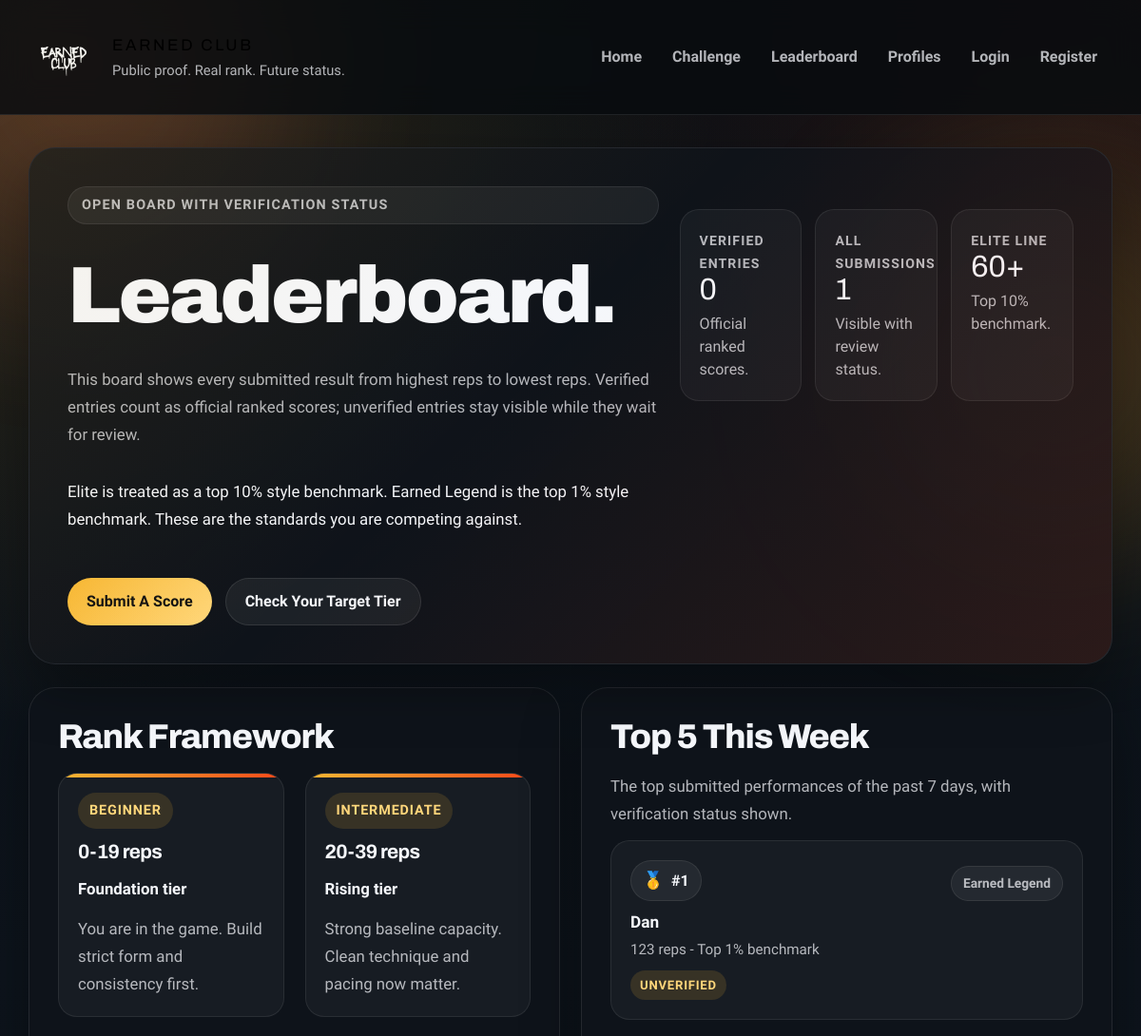
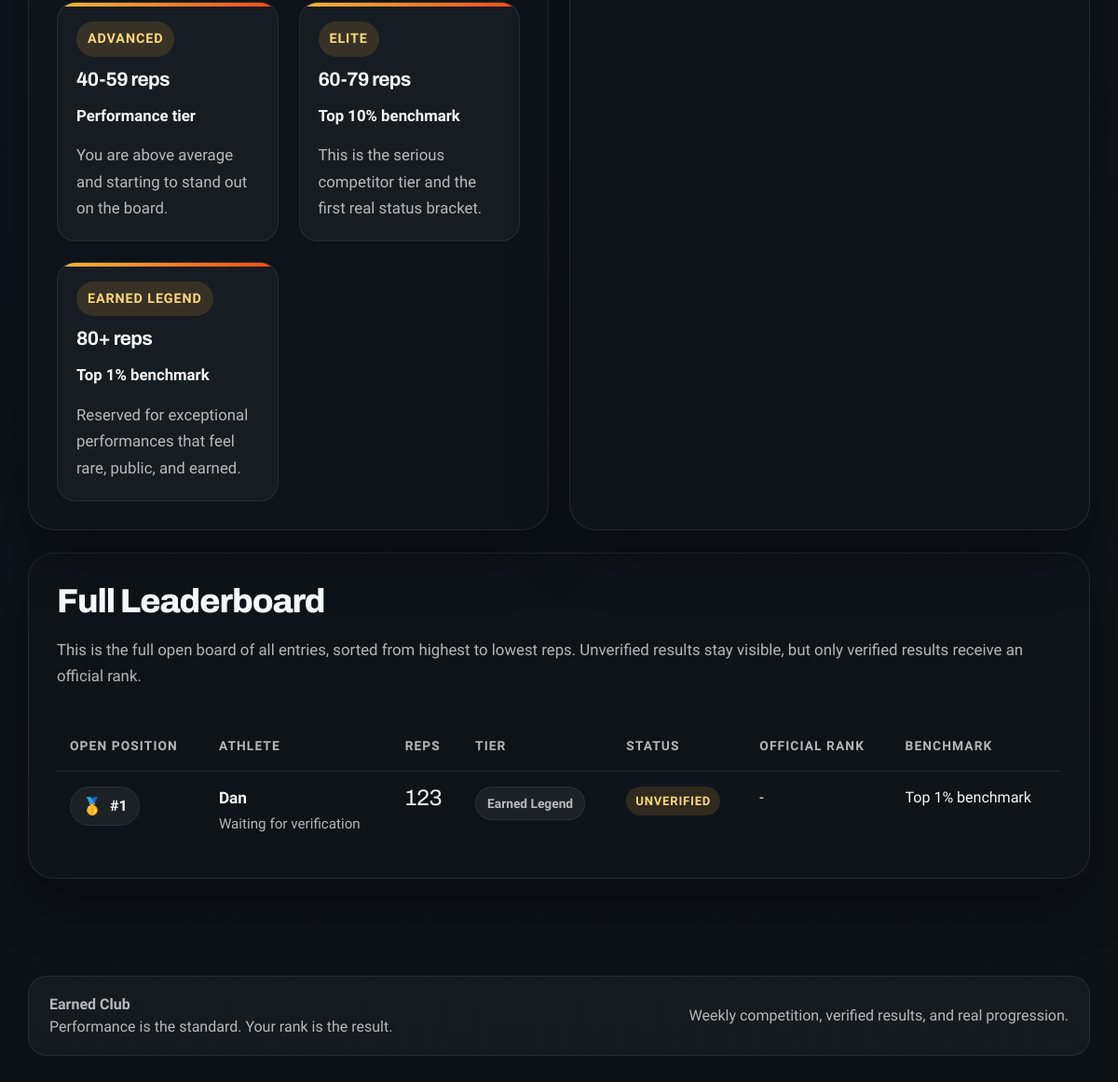
The app's page /leaderboard/, older data (2 pictures, top to bottom).
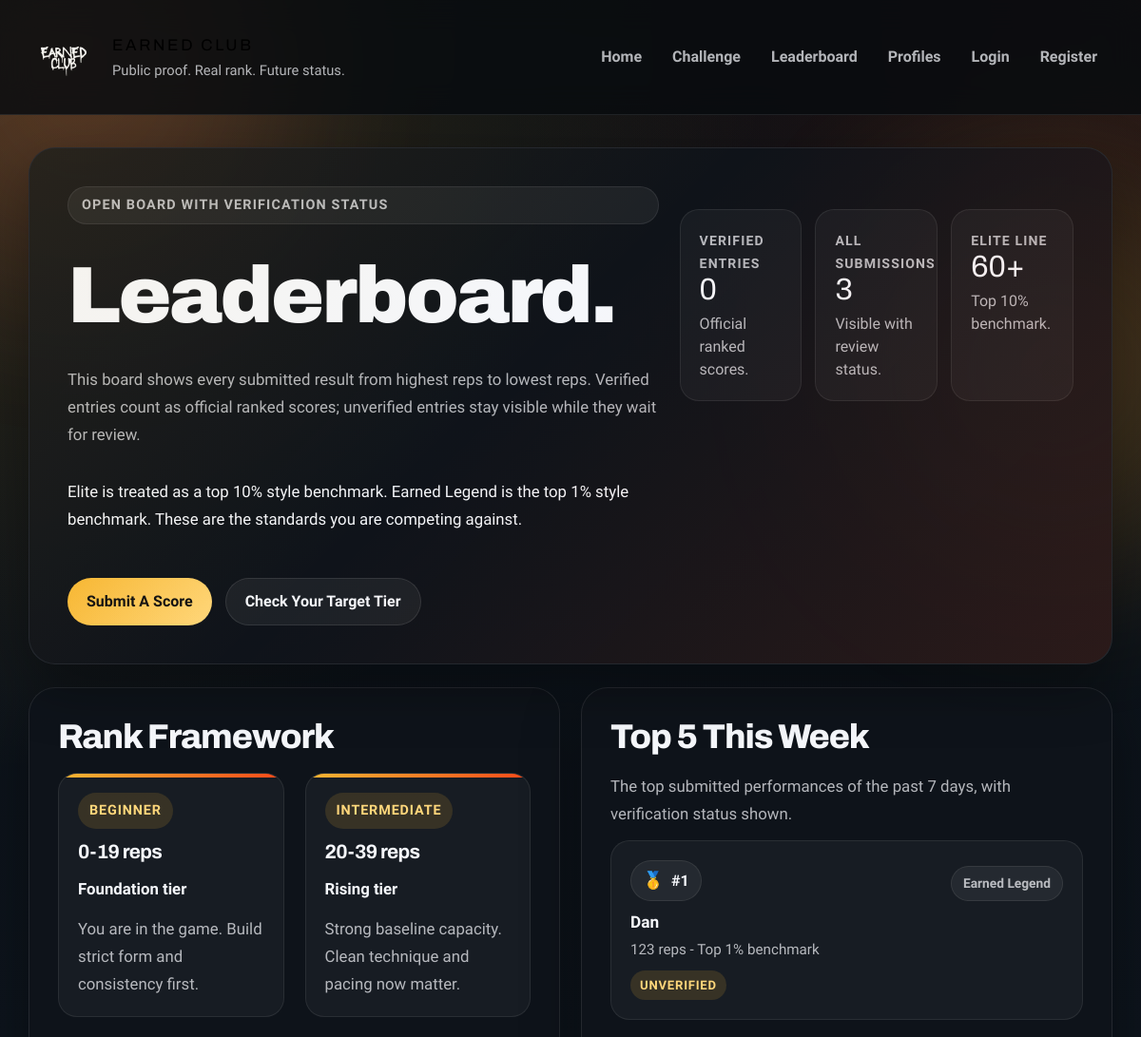
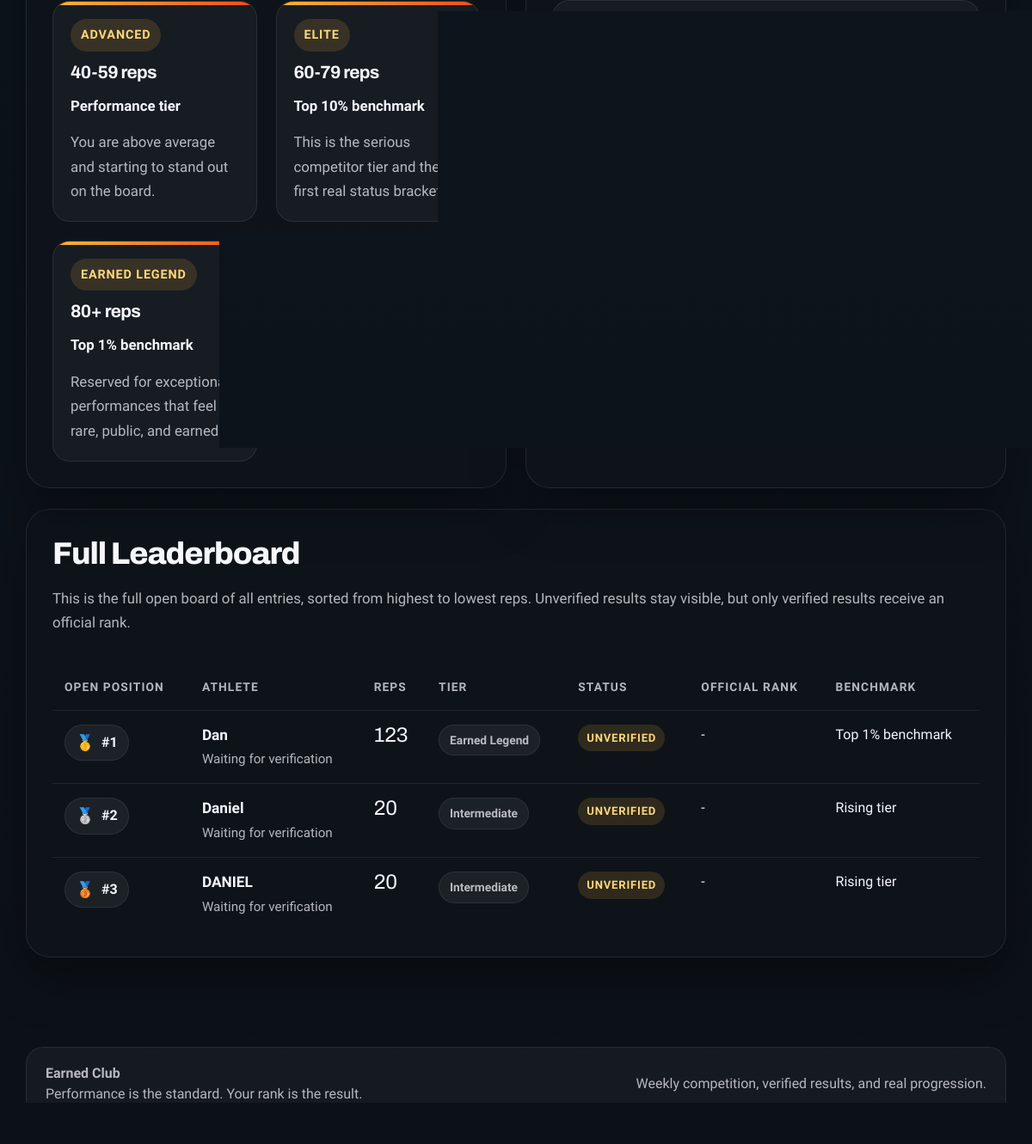
The same page, newer data (2 pictures, top to bottom).
### main/models.py (models this page shows, shortened)
class Submission(models.Model):
    STATUS_PENDING = "pending"
    STATUS_VERIFIED = "verified"
    STATUS_REJECTED = "rejected"
    STATUS_CHOICES = [
        (STATUS_PENDING, "Pending"),
        (STATUS_VERIFIED, "Verified"),
        (STATUS_REJECTED, "Rejected"),
    ]
    user = models.ForeignKey(User, null=True, blank=True, on_delete=models.SET_NULL)
    name = models.CharField(max_length=100)
    email = models.EmailField(blank=True)
    reps = models.IntegerField()
    video_link = models.URLField(blank=True)
    verified = models.BooleanField(default=False)
    status = models.CharField(max_length=16, choices=STATUS_CHOICES, default=STATUS_PENDING)
    created_at = models.DateTimeField(auto_now_add=True)
    class Meta:
        ordering = ("-reps", "created_at")
    @property
    def public_status_label(self):
        if self.status == self.STATUS_VERIFIED:
            return "Verified"
        if self.status == self.STATUS_REJECTED:
            return "Rejected"
        return "Unverified"
    @property
    def rank_tier(self):
        return get_rank_tier(self.reps)
    @property
    def rank_name(self):
        return self.rank_tier["name"]
    @property
    def benchmark_label(self):
        return self.rank_tier["benchmark"]

### main/views.py (the view)
# urls.py: path("leaderboard/", views.leaderboard, name="leaderboard"),
def leaderboard(request):
    verified_submissions = list(verified_submission_queryset())
    public_submissions = list(public_submission_queryset())
    weekly_cutoff = get_weekly_window()
    weekly_submissions = [
        submission for submission in public_submissions if submission.created_at >= weekly_cutoff
    ]
    context = {
        "leaderboard_rows": build_leaderboard_rows(public_submissions),
        "weekly_rows": build_leaderboard_rows(weekly_submissions)[:5],
        "rank_tiers": RANK_TIERS,
        "verified_count": len(verified_submissions),
        "submission_count": len(public_submissions),
    }
    return render(request, "leaderboard.html", context)

### main/models.py (called while the page is built)
def get_rank_tier(reps):
    for tier in RANK_TIERS:
        max_reps = tier["max_reps"]
        if reps >= tier["min_reps"] and (max_reps is None or reps <= max_reps):
            return tier
    return RANK_TIERS[0]

### main/views.py (called while the page is built)
def build_leaderboard_rows(submissions):
    rows = []
    for index, submission in enumerate(submissions, start=1):
        profile = None
        if submission.user_id:
            profile = getattr(submission.user, "profile", None)
        verified_position = None
        if submission.status == Submission.STATUS_VERIFIED:
            verified_position = verified_submission_queryset().filter(reps__gt=submission.reps).count() + 1
        rows.append(
            {
                "position": index,
                "medal_place": index if index <= 3 else None,
                "verified_position": verified_position,
                "submission": submission,
                "profile": profile,
            }
        )
    return rows

def verified_submission_queryset():
    return Submission.objects.filter(status=Submission.STATUS_VERIFIED)

def public_submission_queryset():
    return Submission.objects.all()

### main/templates/leaderboard.html (shortened to what the changed rows need)
{% extends "base.html" %}
{% block content %}
<section class="hero-card" style="margin-bottom: 24px;">
    <div class="content-split">
        <div class="stack">
            <h1>Leaderboard.</h1>
        </div>
        <div class="stack">
            <div class="stat-grid">
                <div class="stat-card">
                    <span class="kicker">All submissions</span>
                    <span class="stat-value">{{ submission_count }}</span>
                    <div class="muted">Visible with review status.</div>
                </div>
            </div>
        </div>
    </div>
</section>
<section class="grid-2">
    <div class="card-dark">
        <h2>Rank Framework</h2>
        <div class="grid-2">
            {% for tier in rank_tiers %}
                <div class="rank-card">
                    <div class="rank-name">{{ tier.name }}</div>
                    <h3>{{ tier.min_reps }}{% if tier.max_reps %}-{{ tier.max_reps }}{% else %}+{% endif %} reps</h3>
                    <p><strong>{{ tier.benchmark }}</strong></p>
                    <p class="muted" style="margin-bottom: 0;">{{ tier.description }}</p>
                </div>
            {% endfor %}
        </div>
    </div>
    <div class="card-dark">
        <h2>Top 5 This Week</h2>
        {% if weekly_rows %}
            <div class="stack">
                {% for row in weekly_rows %}
                    <div class="leaderboard-card">
                        <div class="section-spread" style="margin-bottom: 10px;">
                            <div class="position-pill">
                                {% if row.medal_place == 1 %}<span class="medal">&#129351;</span>{% endif %}
                                <span>#{{ row.position }}</span>
                            </div>
                            <div class="tag-pill">{{ row.submission.rank_name }}</div>
                        </div>
                        <div class="submission-name">
                            {% if row.profile %}
                                <a href="{% url 'athlete_profile' row.profile.slug %}">{{ row.submission.name }}</a>
                            {% else %}
                                {{ row.submission.name }}
                            {% endif %}
                        </div>
                        <div class="submission-meta">{{ row.submission.reps }} reps - {{ row.submission.benchmark_label }}</div>
                        <span class="status-pill {{ row.submission.status }}" style="margin-top: 10px;">{{ row.submission.public_status_label }}</span>
                    </div>
                {% endfor %}
            </div>
        {% else %}
            <p>No submissions from the last 7 days yet.</p>
        {% endif %}
    </div>
</section>
<section class="card-dark">
    <div class="section-spread">
        <div>
            <h2>Full Leaderboard</h2>
        </div>
    </div>
    {% if leaderboard_rows %}
        <table class="leaderboard-table">
            <thead>
                <tr>
                    <th>Open position</th>
                    <th>Athlete</th>
                    <th>Reps</th>
                    <th>Tier</th>
                    <th>Status</th>
                    <th>Official rank</th>
                    <th>Benchmark</th>
                </tr>
            </thead>
            <tbody>
                {% for row in leaderboard_rows %}
                    <tr>
                        <td>
                            <span class="position-pill">
                                {% if row.medal_place == 1 %}<span class="medal">&#129351;</span>{% endif %}
                                {% if row.medal_place == 2 %}<span class="medal">&#129352;</span>{% endif %}
                                {% if row.medal_place == 3 %}<span class="medal">&#129353;</span>{% endif %}
                                #{{ row.position }}
                            </span>
                        </td>
                        <td>
                            <div class="submission-name">
                                {% if row.profile %}
                                    <a href="{% url 'athlete_profile' row.profile.slug %}">{{ row.submission.name }}</a>
                                {% else %}
                                    {{ row.submission.name }}
                                {% endif %}
                            </div>
                            <div class="submission-meta">
                                {% if row.verified_position %}
                                    Official rank #{{ row.verified_position }}
                                {% else %}
                                    Waiting for verification
                                {% endif %}
                            </div>
                        </td>
                        <td><span class="score">{{ row.submission.reps }}</span></td>
                        <td><span class="tag-pill">{{ row.submission.rank_name }}</span></td>
                        <td><span class="status-pill {{ row.submission.status }}">{{ row.submission.public_status_label }}</span></td>
                        <td>{% if row.verified_position %}#{{ row.verified_position }}{% else %}-{% endif %}</td>
                        <td>{{ row.submission.benchmark_label }}</td>
                    </tr>
                {% endfor %}
            </tbody>
        </table>
    {% else %}
        <p>No submissions yet. The first athletes will shape the culture of the board.</p>
    {% endif %}
</section>
{% endblock %}

Row changes from the older to the newer data that the page shows:
added Submission: position "2", submission.name "Daniel", submission.reps "20", submission.rank_name "Intermediate", submission.public_status_label "UNVERIFIED", submission.benchmark_label "Rising tier"
added Submission: position "3", submission.name "DANIEL", submission.reps "20", submission.rank_name "Intermediate", submission.public_status_label "UNVERIFIED", submission.benchmark_label "Rising tier"
Text that changed along with them:
{{ submission_count }}: "1" → "3"
